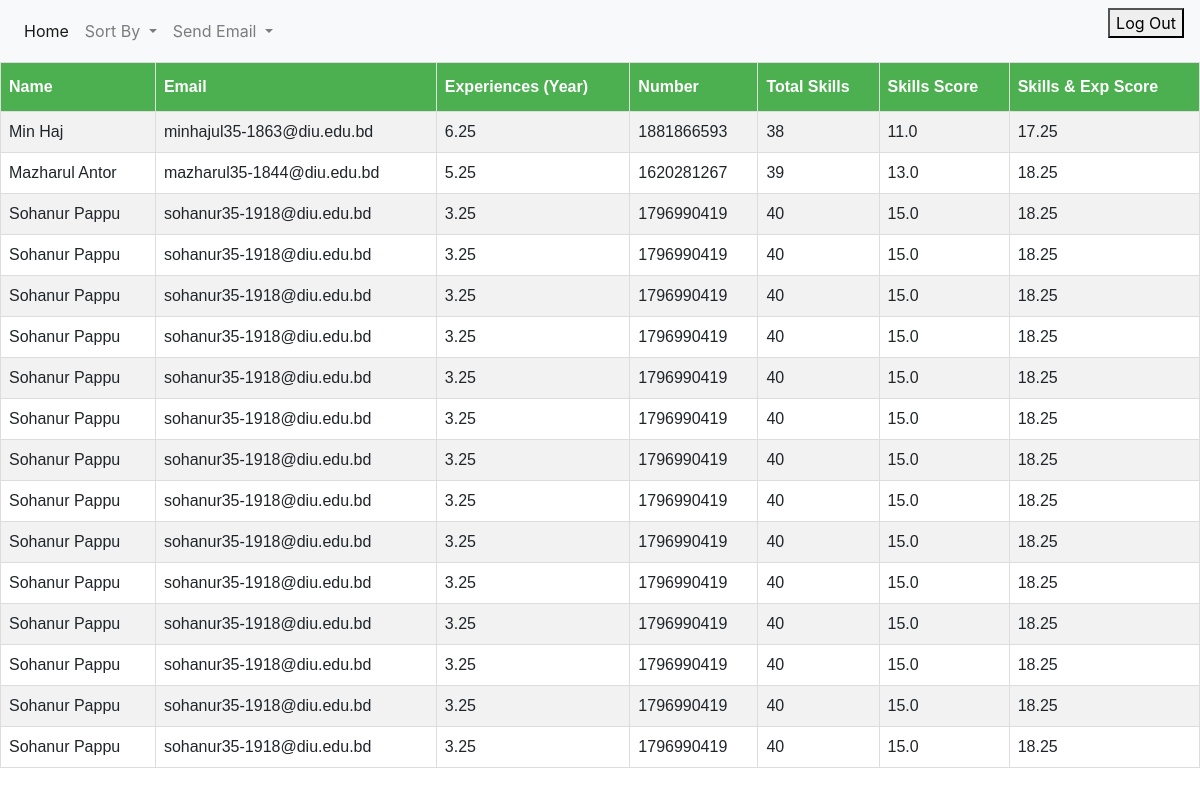
Screenshot of /authority/sorted_list_1/ (signed in) with the database file from the repository.
### Candidate/models.py (models this page shows)
class Candidate(models.Model):
    candidateId = models.AutoField(primary_key=True)
    name = models.CharField(max_length=100)
    email = models.EmailField(max_length=100)
    phone = models.CharField(max_length=20)
    total_experiences = models.FloatField()
    total_skills = models.IntegerField()
    designation = models.CharField(max_length=50)
    company = models.CharField(max_length=100)
    skills_score = models.FloatField()
    experiences_skills_combined_score = models.FloatField()

### Authority/views.py (the view)
# urls.py: path('sorted_list_1/', sorted_list_1, name='sorted_list_1'),
def sorted_list_1(request):
    ses = request.session.has_key('auth_userid')
    if ses:
        candidates = Candidate.objects.all()
        candidates = list(candidates)
        candidates.sort(key=lambda c: c.total_experiences, reverse=True)
        return render(request, "Authority/sorted_list.html", {'candidates': candidates})
    else:
        return HttpResponseRedirect(reverse('Authority:auth_login'))

### Authority/templates/Authority/sorted_list.html (shortened to what this page needs)
{% extends "Authority/base.html" %}
{% block content %}
<table id="customers">
    <tr>
        <th>Name</th>
        <th>Email</th>
        <th>Experiences (Year)</th>
        <th>Number</th>
        <th>Total Skills</th>
        <th>Skills Score</th>
        <th>Skills & Exp Score</th>
    </tr>
    {% for candidate in candidates %}
    <tr>
      <td>{{candidate.name}}</td>
      <td>{{candidate.email}}</td>
      <td>{{candidate.total_experiences}}</td>
      <td>{{candidate.phone}}</td>
      <td>{{candidate.total_skills}}</td>
      <td>{{candidate.skills_score}}</td>
      <td>{{candidate.experiences_skills_combined_score}}</td>
    </tr>
    {% endfor %}
  </table>
{% endblock content %}

### Authority/templates/Authority/base.html (shortened to what this page needs)
{% load static %}
<!DOCTYPE html>
<html>
    <head>
        <link rel="stylesheet" href="https://stackpath.bootstrapcdn.com/bootstrap/4.4.1/css/bootstrap.min.css">
    </head>
    <body>
                  <nav class="navbar navbar-expand-lg navbar-light bg-light">
            <div class="collapse navbar-collapse" id="navbarSupportedContent">
              <ul class="navbar-nav mr-auto">
                <li class="nav-item active">
                  <a class="nav-link" href="/authority/home/">Home</a>
                </li>
                <li class="nav-item dropdown">
                  <a class="nav-link dropdown-toggle" href="#" id="navbarDropdown" role="button" data-toggle="dropdown" aria-haspopup="true" aria-expanded="false">
                    Sort By
                  </a>
                </li>
                  <li class="nav-item dropdown">
                  <a class="nav-link dropdown-toggle" href="#" id="navbarDropdown" role="button" data-toggle="dropdown" aria-haspopup="true" aria-expanded="false">
                    Send Email
                  </a>
                </li>
              </ul>
                <ul style="list-style: none">
                    <li>
                        <a href="{% url 'Authority:auth_logout' %}" style="background-color: #6c757d">
                            <button>Log Out</button>
                        </a>
                    </li>
                </ul>
            </div>
          </nav>
        {% block content %}{% endblock %}
    </body>
</html>

### Authority/templates/Authority/sorted_list.html (style rules this page uses)
#customers { font-family: "Trebuchet MS", Arial, Helvetica, sans-serif; border-collapse: collapse; width: 100%; }
#customers td, #customers th { border: 1px solid #ddd; padding: 8px; }
#customers tr:nth-child(even) { background-color: #f2f2f2; }
#customers th { padding-top: 12px; padding-bottom: 12px; text-align: left; background-color: #4CAF50; color: white; }

### rows the page displays
Candidate: name "Min Haj", email "minhajul35-1863@diu.edu.bd", total_experiences "6.25", phone "1881866593", total_skills "38", skills_score "11.0", experiences_skills_combined_score "17.25"
Candidate: name "Mazharul Antor", email "mazharul35-1844@diu.edu.bd", total_experiences "5.25", phone "1620281267", total_skills "39", skills_score "13.0", experiences_skills_combined_score "18.25"
Candidate: name "Sohanur Pappu", email "sohanur35-1918@diu.edu.bd", total_experiences "3.25", phone "1796990419", total_skills "40", skills_score "15.0", experiences_skills_combined_score "18.25"
Candidate: name "Sohanur Pappu", email "sohanur35-1918@diu.edu.bd", total_experiences "3.25", phone "1796990419", total_skills "40", skills_score "15.0", experiences_skills_combined_score "18.25"
Candidate: name "Sohanur Pappu", email "sohanur35-1918@diu.edu.bd", total_experiences "3.25", phone "1796990419", total_skills "40", skills_score "15.0", experiences_skills_combined_score "18.25"
Candidate: name "Sohanur Pappu", email "sohanur35-1918@diu.edu.bd", total_experiences "3.25", phone "1796990419", total_skills "40", skills_score "15.0", experiences_skills_combined_score "18.25"
Candidate: name "Sohanur Pappu", email "sohanur35-1918@diu.edu.bd", total_experiences "3.25", phone "1796990419", total_skills "40", skills_score "15.0", experiences_skills_combined_score "18.25"
Candidate: name "Sohanur Pappu", email "sohanur35-1918@diu.edu.bd", total_experiences "3.25", phone "1796990419", total_skills "40", skills_score "15.0", experiences_skills_combined_score "18.25"
Candidate: name "Sohanur Pappu", email "sohanur35-1918@diu.edu.bd", total_experiences "3.25", phone "1796990419", total_skills "40", skills_score "15.0", experiences_skills_combined_score "18.25"
Candidate: name "Sohanur Pappu", email "sohanur35-1918@diu.edu.bd", total_experiences "3.25", phone "1796990419", total_skills "40", skills_score "15.0", experiences_skills_combined_score "18.25"
Candidate: name "Sohanur Pappu", email "sohanur35-1918@diu.edu.bd", total_experiences "3.25", phone "1796990419", total_skills "40", skills_score "15.0", experiences_skills_combined_score "18.25"
Candidate: name "Sohanur Pappu", email "sohanur35-1918@diu.edu.bd", total_experiences "3.25", phone "1796990419", total_skills "40", skills_score "15.0", experiences_skills_combined_score "18.25"
Candidate: name "Sohanur Pappu", email "sohanur35-1918@diu.edu.bd", total_experiences "3.25", phone "1796990419", total_skills "40", skills_score "15.0", experiences_skills_combined_score "18.25"
Candidate: name "Sohanur Pappu", email "sohanur35-1918@diu.edu.bd", total_experiences "3.25", phone "1796990419", total_skills "40", skills_score "15.0", experiences_skills_combined_score "18.25"
Candidate: name "Sohanur Pappu", email "sohanur35-1918@diu.edu.bd", total_experiences "3.25", phone "1796990419", total_skills "40", skills_score "15.0", experiences_skills_combined_score "18.25"
Candidate: name "Sohanur Pappu", email "sohanur35-1918@diu.edu.bd", total_experiences "3.25", phone "1796990419", total_skills "40", skills_score "15.0", experiences_skills_combined_score "18.25"
